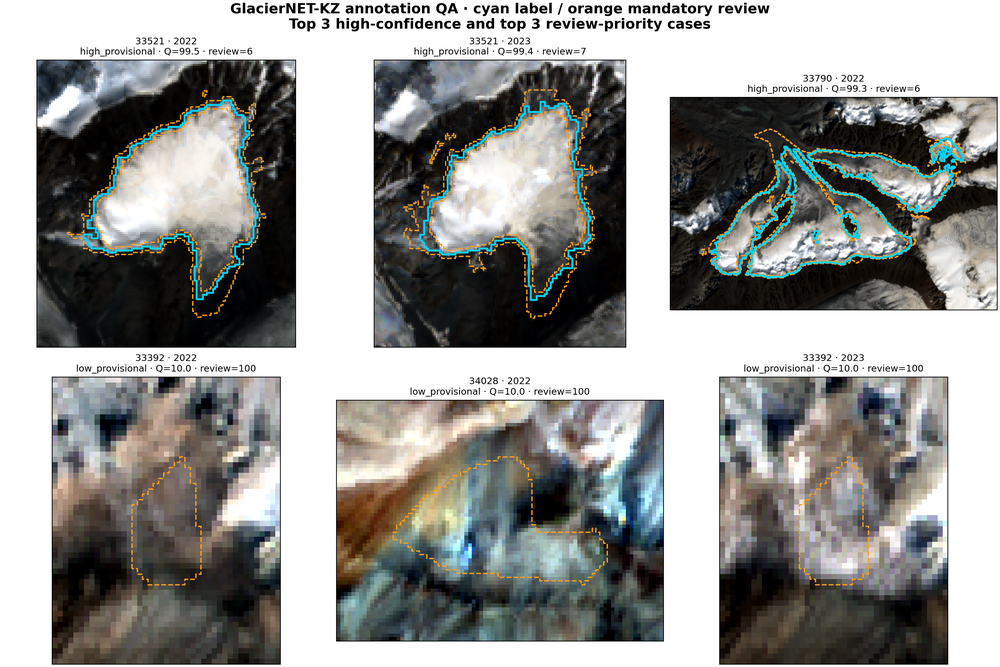
#> input picture benchmarks/v2/annotations/enhanced_provisional/annotation_qa_contact_sheet.png, 1000 x 667 px, shrunk from 2550 x 1700 before the run
$ python -i feature_engineering.py   (imports and definitions only)   (older library calls are emulated)
#> lines starting #> are read from the running program, lines starting #| are printed output that depends on the picture
#> further down, picture is the input picture: shape (667, 1000, 3); mean B, G, R 147.4, 149.9, 149.4
#!/usr/bin/env python3
# -*- coding: utf-8 -*-
"""Feature engineering for ML models.

Extracts texture, spectral, and spatial features from glacier imagery
for downstream machine-learning classifiers (Random Forest, SVM, etc.).

Dual-backend strategy
---------------------
OpenCV (``cv2``) is preferred for morphological, resize, and colour-space
operations.  When ``cv2`` is not available the module falls back to
equivalent ``scipy.ndimage`` routines.

TensorFlow is imported lazily inside functions that actually need it so
that the heavy import cost is paid only when required.
"""

from __future__ import annotations

import logging
from typing import Any, Callable

import numpy as np

logger = logging.getLogger(__name__)

# ---------------------------------------------------------------------------
# Dual-backend helpers (cv2 preferred, scipy fallback)
# ---------------------------------------------------------------------------

_HAS_CV2 = False
try:
    import cv2  # type: ignore[import-untyped]

    _HAS_CV2 = True
except ImportError:
    cv2 = None  # type: ignore[assignment]

    from scipy.ndimage import (
        gaussian_filter as _sc_gaussian_filter,
    )
    from scipy.ndimage import (
        zoom as _sc_zoom,
    )


def _to_uint8(image: np.ndarray) -> np.ndarray:
    """Scale a float image to uint8 [0, 255]."""
    if image.dtype == np.uint8:
        return image
    image = image.astype(np.float64)
    vmin, vmax = image.min(), image.max()
    if vmax - vmin < 1e-10:
        return np.zeros_like(image, dtype=np.uint8)
    scaled = (image - vmin) / (vmax - vmin) * 255.0
    return scaled.astype(np.uint8)


def _to_gray(image: np.ndarray) -> np.ndarray:
    """Convert to single-channel grayscale uint8."""
    if image.ndim == 3:
        if image.shape[-1] == 1:
            return _to_uint8(image[:, :, 0])
        # Use first three channels or luminance
        if image.shape[-1] >= 3:
            rgb = image[:, :, :3].astype(np.float64)
            gray = 0.2989 * rgb[:, :, 0] + 0.5870 * rgb[:, :, 1] + 0.1140 * rgb[:, :, 2]
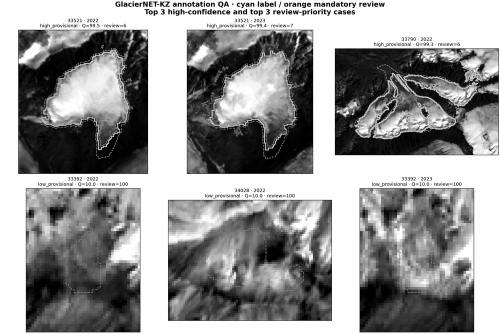
#> gray: shape (667, 1000) float64 (shown at 1/2 size); min 0, max 255, mean 149.1
            return _to_uint8(gray)
#> in _to_uint8, `vmin, vmax = image.min(), image.max()`: vmin = 0; vmax = 255
        return _to_uint8(image[:, :, 0])
    return _to_uint8(image)


# [18 lines left out: functions _gaussian_blur, _resize, not called in this run]


# ---------------------------------------------------------------------------
# Public API
# ---------------------------------------------------------------------------

__all__ = [
    # Registry
    "FEATURE_EXTRACTORS",
    # Texture features
    "extract_texture_features",
    "compute_haralick_features",
    "compute_lbp_features",
    "compute_gabor_features",
    "compute_glcm_features",
    # Spectral features
    "extract_spectral_features",
    # Spatial features
    "extract_spatial_features",
    "compute_edge_features",
    # Combined
    "build_feature_vector",
]

# ---------------------------------------------------------------------------
# Feature extractor registry
# ---------------------------------------------------------------------------


def _extract_texture_wrapper(image: np.ndarray, **kwargs: Any) -> dict[str, float]:
    """Wrapper for texture feature extraction used in the registry."""
    return extract_texture_features(image, **kwargs)


# [16 lines left out: functions _extract_spectral_wrapper, _extract_spatial_wrapper, not called in this run]


FEATURE_EXTRACTORS: dict[str, Callable[..., dict[str, float]]] = {
    "texture": _extract_texture_wrapper,
    "spectral": _extract_spectral_wrapper,
    "spatial": _extract_spatial_wrapper,
}


# ---------------------------------------------------------------------------
# GLCM (Gray-Level Co-occurrence Matrix) features
# ---------------------------------------------------------------------------


def compute_glcm_features(
    image: np.ndarray,
    distances: list[int] | None = None,
    angles: list[float] | None = None,
    **kwargs: Any,
) -> dict[str, float]:
    """Compute GLCM-based texture features.

    Parameters
    ----------
    image : np.ndarray
        Input image ``(H, W)`` (single-channel).  Multi-band images are
        converted to grayscale internally.
    distances : list of int, optional
        Pixel pair distances (default ``[1]``).
    angles : list of float, optional
        Pixel pair angles in radians (default ``[0, π/4, π/2, 3π/4]``).
    **kwargs
        ``n_levels`` (int) – grey quantisation levels (default 32).

    Returns
    -------
    dict
        Features: ``contrast``, ``dissimilarity``, ``homogeneity``,
        ``energy``, ``correlation``, ``ASM`` (angular second moment).
    """
    gray = _to_gray(image)
    n_levels = kwargs.get("n_levels", 32)

    if distances is None:
        distances = [1]
    if angles is None:
        angles = [0.0, np.pi / 4, np.pi / 2, 3 * np.pi / 4]

    # Quantise grey levels
    quantised = (gray.astype(np.float64) / 256.0 * n_levels).astype(int)
    quantised = np.clip(quantised, 0, n_levels - 1)

    h, w = quantised.shape
    features: dict[str, list[float]] = {
        "contrast": [],
        "dissimilarity": [],
        "homogeneity": [],
        "energy": [],
        "correlation": [],
        "ASM": [],
    }

    for dist in distances:
        for angle in angles:
            # Build GLCM
            cos_a = int(round(np.cos(angle)))
            sin_a = int(round(np.sin(angle)))

            glcm = np.zeros((n_levels, n_levels), dtype=np.float64)
            for i in range(h):
                for j in range(w):
                    ni, nj = i + sin_a, j + cos_a
                    if 0 <= ni < h and 0 <= nj < w:
                        glcm[quantised[i, j], quantised[ni, nj]] += 1

            # Normalise
            total = glcm.sum()
            if total > 0:
                glcm /= total

            # Compute features
            row_idx, col_idx = np.meshgrid(np.arange(n_levels), np.arange(n_levels), indexing="ij")

            contrast = float(np.sum((row_idx - col_idx) ** 2 * glcm))
            dissimilarity = float(np.sum(np.abs(row_idx - col_idx) * glcm))
            homogeneity = float(np.sum(glcm / (1.0 + (row_idx - col_idx) ** 2)))
            energy = float(np.sqrt(np.sum(glcm**2)))
            asm = float(np.sum(glcm**2))

            # Correlation
            mu_row = np.sum(row_idx * glcm)
            mu_col = np.sum(col_idx * glcm)
            sig_row = np.sqrt(np.sum((row_idx - mu_row) ** 2 * glcm))
            sig_col = np.sqrt(np.sum((col_idx - mu_col) ** 2 * glcm))
            if sig_row > 1e-10 and sig_col > 1e-10:
                corr = float(np.sum((row_idx - mu_row) * (col_idx - mu_col) * glcm) / (sig_row * sig_col))
            else:
                corr = 0.0

            features["contrast"].append(contrast)
            features["dissimilarity"].append(dissimilarity)
            features["homogeneity"].append(homogeneity)
            features["energy"].append(energy)
            features["correlation"].append(corr)
            features["ASM"].append(asm)

    # Average across all distance-angle pairs
    result = {}
    for key, values in features.items():
        result[f"glcm_{key}"] = float(np.mean(values))

    return result


# ---------------------------------------------------------------------------
# LBP (Local Binary Pattern) features
# ---------------------------------------------------------------------------


def compute_lbp_features(
    image: np.ndarray,
    radius: int = 1,
    n_points: int = 8,
    **kwargs: Any,
) -> dict[str, float]:
    """Compute Local Binary Pattern histogram features.

    Parameters
    ----------
    image : np.ndarray
        Input image ``(H, W)`` (single-channel).
    radius : int
        LBP radius.
    n_points : int
        Number of sampling points.
    **kwargs
        ``n_bins`` (int) – number of histogram bins (default ``n_points + 2``).

    Returns
    -------
    dict
        ``"lbp_mean"`` – mean LBP value,
        ``"lbp_std"`` – standard deviation of LBP values,
        ``"lbp_hist_{i}"`` – normalised histogram bin values.
    """
#> called with radius = 1, n_points = 8
    gray = _to_gray(image).astype(np.float64)
    h, w = gray.shape
    n_bins = kwargs.get("n_bins", n_points + 2)

    # Compute LBP
    lbp = np.zeros_like(gray, dtype=np.float64)
    angles = np.linspace(0, 2 * np.pi, n_points, endpoint=False)

    for k, angle in enumerate(angles):
        dy = int(round(radius * np.sin(angle)))
        dx = int(round(radius * np.cos(angle)))

        # Shifted image
        shifted = np.zeros_like(gray)
        # Valid region
        y_src = slice(max(0, -dy), h - max(0, dy))
        x_src = slice(max(0, -dx), w - max(0, dx))
        y_dst = slice(max(0, dy), h - max(0, -dy))
        x_dst = slice(max(0, dx), w - max(0, -dx))
        shifted[y_dst, x_dst] = gray[y_src, x_src]

        bit = (gray >= shifted).astype(np.float64) * (2**k)
        lbp += bit
#> this loop made 8 passes
#> pass 1, in compute_lbp_features, `bit = (gray >= shifted).astype(np.float64) * (2**k)`:
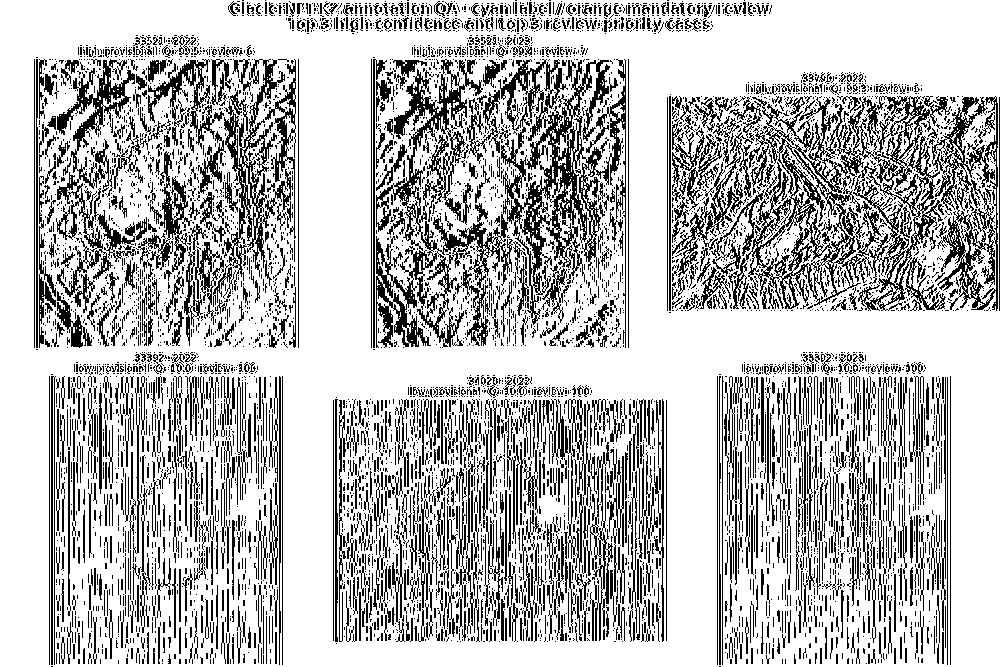
#> bit: shape (667, 1000) float64; values 0 (black) and 1 (white), 73.6% white; black in thin lines or dots
#> pass 3, in compute_lbp_features, `bit = (gray >= shifted).astype(np.float64) * (2**k)`:
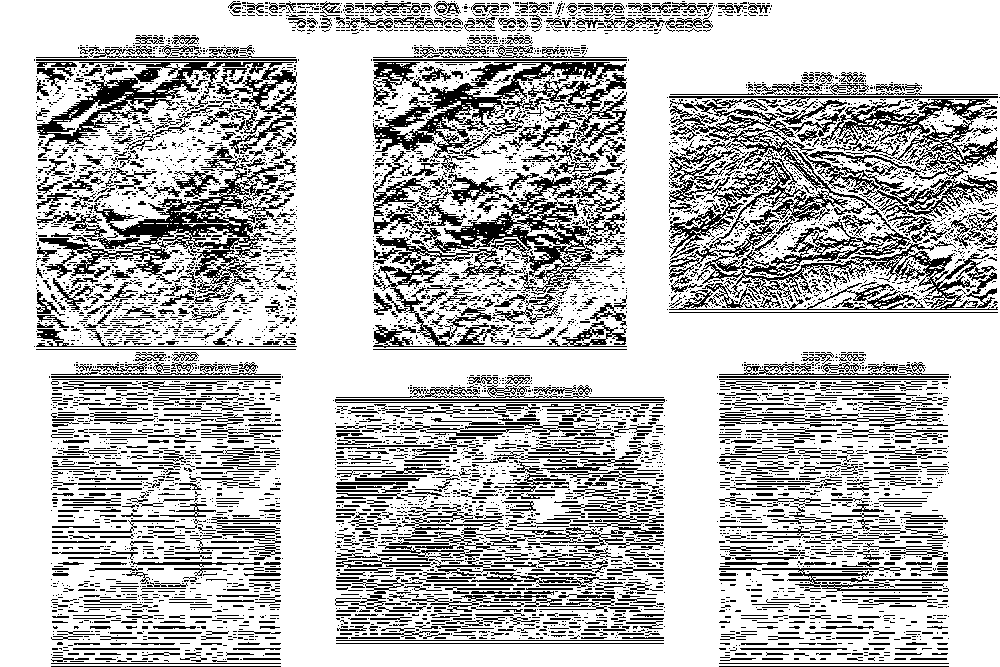
#> bit: shape (667, 1000) float64; values 0 (black) and 4 (white), 74% white; black in thin lines or dots
#> after the loop:
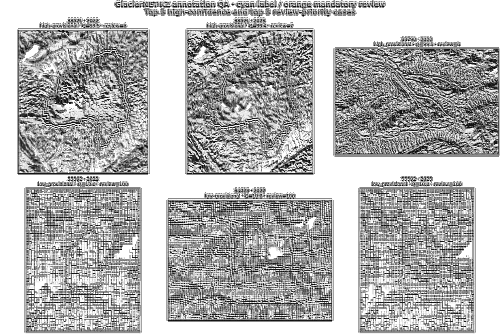
#> lbp: shape (667, 1000) float64 (shown at 1/2 size); min 0, max 255, mean 180.4
#> after the loop:
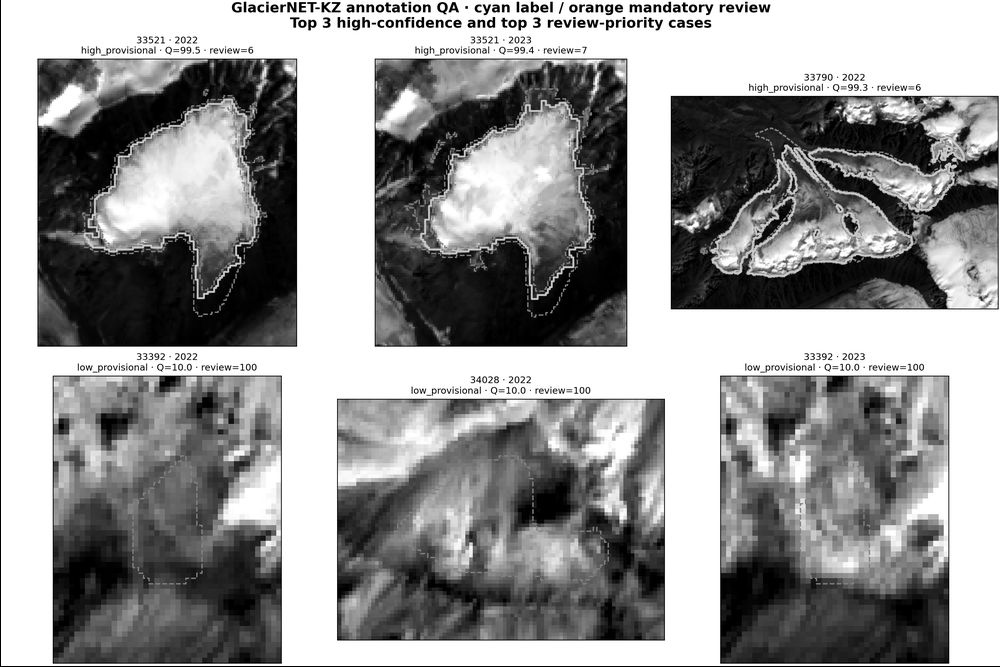
#> shifted: shape (667, 1000) float64; min 0, max 255, mean 148.2

    # Normalise to [0, 1]
    lbp_max = lbp.max()
#> lbp_max = 255
    if lbp_max > 0:
        lbp /= lbp_max
#> (the rest of the program and of its run is left out)
